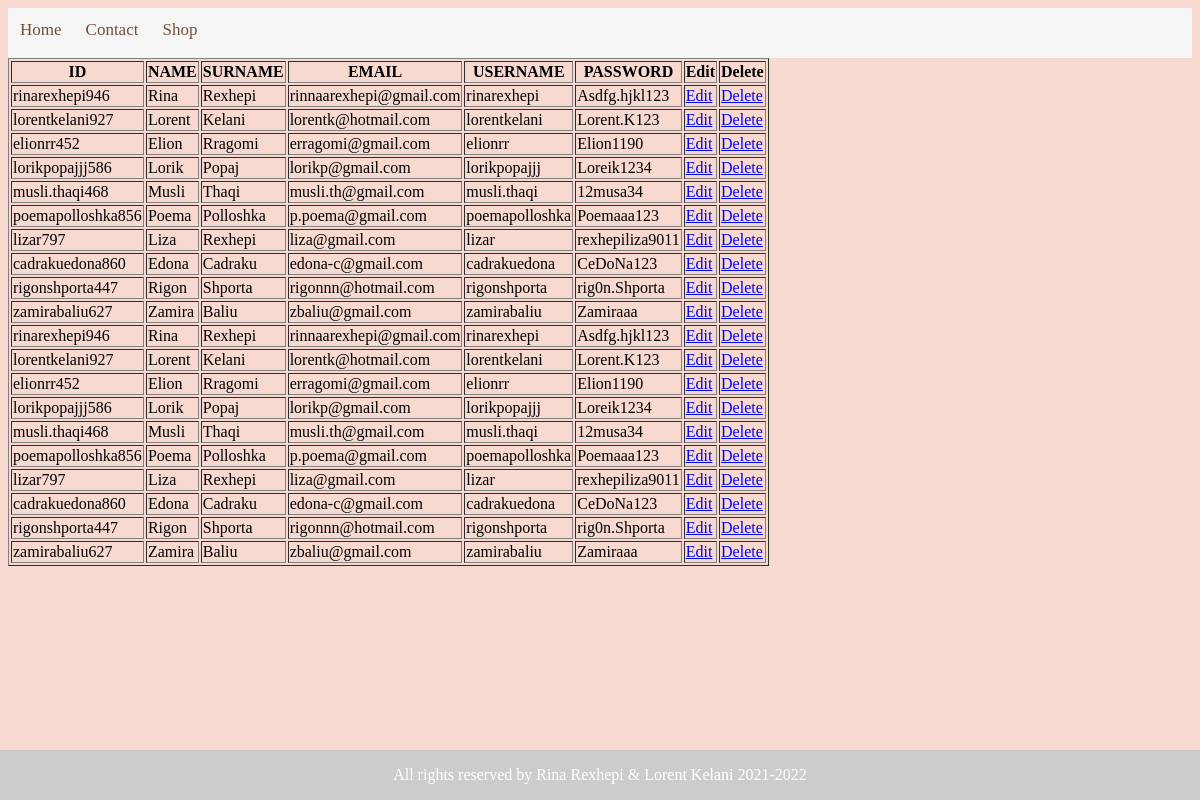
/view/Dashboard.php, run on the app's committed database.
### tables this page shows
CREATE TABLE `user` (
  `id` varchar(50) NOT NULL,
  `name` varchar(50) NOT NULL,
  `surname` varchar(50) NOT NULL,
  `email` varchar(50) NOT NULL,
  `username` varchar(50) NOT NULL,
  `password` varchar(50) NOT NULL
);

### repository/userRepository.php (called while the page is built, shortened)
<?php
class UserRepository{
    private $connection;
    function __construct(){
        $conn = new DatabaseConenction;
        $this->connection = $conn->startConnection();
    }
    function getAllUsers(){
        $conn = $this->connection;
        $sql = "SELECT * FROM user";
        $statement = $conn->query($sql);
        $users = $statement->fetchAll();
        return $users;
    }
}
?>

### view/Dashboard.php (the view, shortened to what this page needs)
<!DOCTYPE html>
<html lang="en">
<head>
</head>
<body>
<div class="navbar">
    <a href="index.php">Home</a>
    <a href="AboutUs.php">Contact</a>
    <a href="Shop.php">Shop</a>
       </div>
    <table border="1">
             <tr>
                 <th>ID</th>
                 <th>NAME</th>
                 <th>SURNAME</th>
                 <th>EMAIL</th>
                 <th>USERNAME</th>
                 <th>PASSWORD</th>
                 <th>Edit</th>
                 <th>Delete</th>
             </tr>
             <?php
             include_once '../repository/userRepository.php';
             $userRepository = new UserRepository();
             $users = $userRepository->getAllUsers();
             foreach($users as $user){
                echo
                "
                <tr>
                     <td>$user[id]</td>
                     <td>$user[name]</td>
                     <td>$user[surname] </td>
                     <td>$user[email] </td>
                     <td>$user[username] </td>
                     <td>$user[password] </td>
                     <td><a href='edit.php?id=$user[id]'>Edit</a> </td>
                     <td><a href='delete.php?id=$user[id]'>Delete</a></td>
                </tr>
                ";
             }
             ?>
    </table>
</body>
<footer>
  <div class="footer">
    <p>All rights reserved by Rina Rexhepi & Lorent Kelani 2021-2022</p>
  </div>
</footer>
</html>

### view/Dashboard.php (style rules this page uses)
body { height: 100%; background-color: #f7d9cf; }
.footer { position: fixed; left: 0; bottom: 0; width: 100%; background-color: rgb(204, 204, 204); color: white; text-align: center; }
.navbar { width: 100%; background-color: whitesmoke; overflow: auto; height: 50px; }
.navbar a { float: left; text-align: center; padding: 12px; color: #6f4f3a; text-decoration: none; font-size: 17px; }

### data on the page
user: id "rinarexhepi946", name "Rina", surname "Rexhepi", email "rinnaarexhepi@gmail.com", username "rinarexhepi", password "Asdfg.hjkl123"
user: id "lorentkelani927", name "Lorent", surname "Kelani", email "lorentk@hotmail.com", username "lorentkelani", password "Lorent.K123"
user: id "elionrr452", name "Elion", surname "Rragomi", email "erragomi@gmail.com", username "elionrr", password "Elion1190"
user: id "lorikpopajjj586", name "Lorik", surname "Popaj", email "lorikp@gmail.com", username "lorikpopajjj", password "Loreik1234"
user: id "musli.thaqi468", name "Musli", surname "Thaqi", email "musli.th@gmail.com", username "musli.thaqi", password "12musa34"
user: id "poemapolloshka856", name "Poema", surname "Polloshka", email "p.poema@gmail.com", username "poemapolloshka", password "Poemaaa123"
user: id "lizar797", name "Liza", surname "Rexhepi", email "liza@gmail.com", username "lizar", password "rexhepiliza9011"
user: id "cadrakuedona860", name "Edona", surname "Cadraku", email "edona-c@gmail.com", username "cadrakuedona", password "CeDoNa123"
user: id "rigonshporta447", name "Rigon", surname "Shporta", email "rigonnn@hotmail.com", username "rigonshporta", password "rig0n.Shporta"
user: id "zamirabaliu627", name "Zamira", surname "Baliu", email "zbaliu@gmail.com", username "zamirabaliu", password "Zamiraaa"
user: id "rinarexhepi946", name "Rina", surname "Rexhepi", email "rinnaarexhepi@gmail.com", username "rinarexhepi", password "Asdfg.hjkl123"
user: id "lorentkelani927", name "Lorent", surname "Kelani", email "lorentk@hotmail.com", username "lorentkelani", password "Lorent.K123"
user: id "elionrr452", name "Elion", surname "Rragomi", email "erragomi@gmail.com", username "elionrr", password "Elion1190"
user: id "lorikpopajjj586", name "Lorik", surname "Popaj", email "lorikp@gmail.com", username "lorikpopajjj", password "Loreik1234"
user: id "musli.thaqi468", name "Musli", surname "Thaqi", email "musli.th@gmail.com", username "musli.thaqi", password "12musa34"
user: id "poemapolloshka856", name "Poema", surname "Polloshka", email "p.poema@gmail.com", username "poemapolloshka", password "Poemaaa123"
user: id "lizar797", name "Liza", surname "Rexhepi", email "liza@gmail.com", username "lizar", password "rexhepiliza9011"
user: id "cadrakuedona860", name "Edona", surname "Cadraku", email "edona-c@gmail.com", username "cadrakuedona", password "CeDoNa123"
user: id "rigonshporta447", name "Rigon", surname "Shporta", email "rigonnn@hotmail.com", username "rigonshporta", password "rig0n.Shporta"
user: id "zamirabaliu627", name "Zamira", surname "Baliu", email "zbaliu@gmail.com", username "zamirabaliu", password "Zamiraaa"
